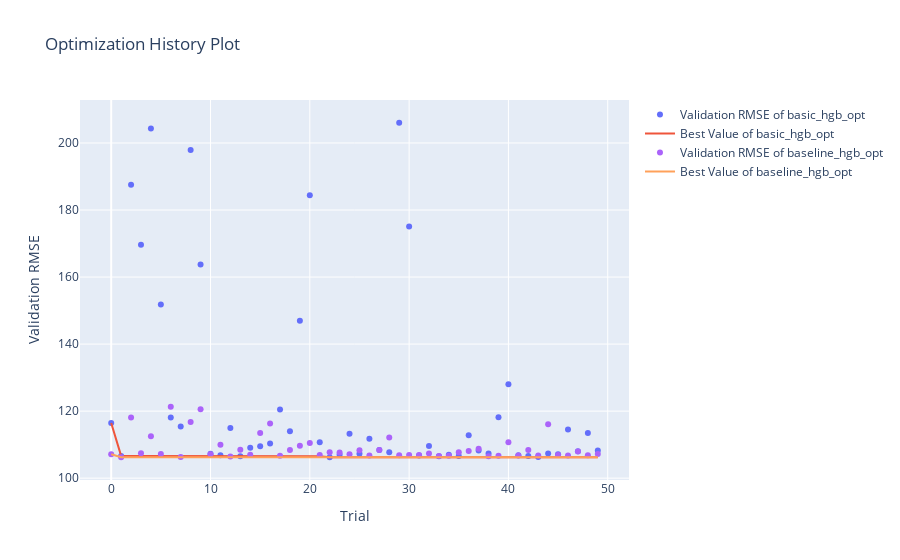

The notebook cell saved with this chart:
### Code cell
optuna.visualization.plot_optimization_history(study=[study, study_w_baseline], target_name="Validation RMSE")
